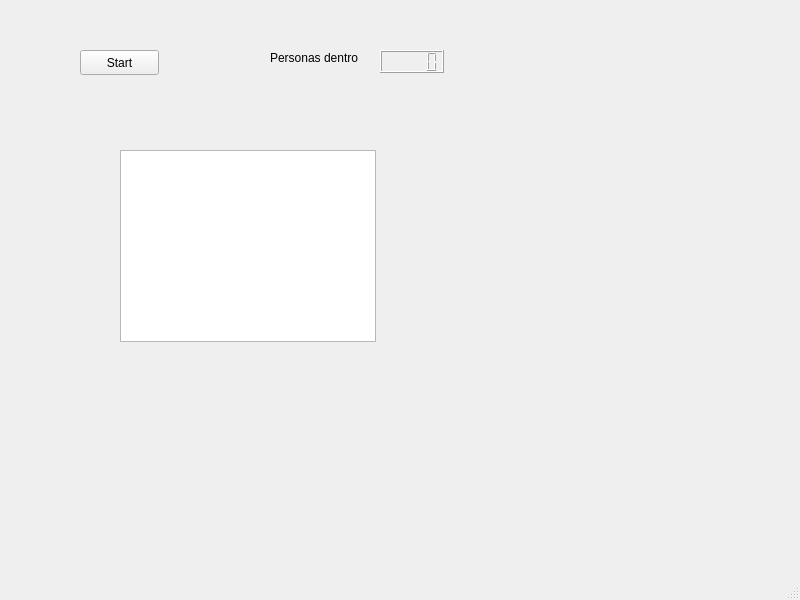
<?xml version="1.0" encoding="UTF-8"?>
<ui version="4.0">
 <class>MainWindow</class>
 <widget class="QMainWindow" name="MainWindow">
  <property name="geometry">
   <rect>
    <x>0</x>
    <y>0</y>
    <width>800</width>
    <height>600</height>
   </rect>
  </property>
  <property name="windowTitle">
   <string>MainWindow</string>
  </property>
  <widget class="QWidget" name="centralwidget">
   <widget class="QPushButton" name="pushButton">
    <property name="geometry">
     <rect>
      <x>80</x>
      <y>50</y>
      <width>79</width>
      <height>25</height>
     </rect>
    </property>
    <property name="text">
     <string>Start</string>
    </property>
   </widget>
   <widget class="QGraphicsView" name="graphicsView">
    <property name="geometry">
     <rect>
      <x>120</x>
      <y>150</y>
      <width>256</width>
      <height>192</height>
     </rect>
    </property>
   </widget>
   <widget class="QLabel" name="label">
    <property name="geometry">
     <rect>
      <x>270</x>
      <y>50</y>
      <width>111</width>
      <height>16</height>
     </rect>
    </property>
    <property name="text">
     <string>Personas dentro</string>
    </property>
   </widget>
   <widget class="QLCDNumber" name="lcdNumber">
    <property name="geometry">
     <rect>
      <x>380</x>
      <y>50</y>
      <width>64</width>
      <height>23</height>
     </rect>
    </property>
   </widget>
  </widget>
  <widget class="QMenuBar" name="menubar">
   <property name="geometry">
    <rect>
     <x>0</x>
     <y>0</y>
     <width>800</width>
     <height>20</height>
    </rect>
   </property>
  </widget>
  <widget class="QStatusBar" name="statusbar"/>
 </widget>
 <resources/>
 <connections/>
</ui>
